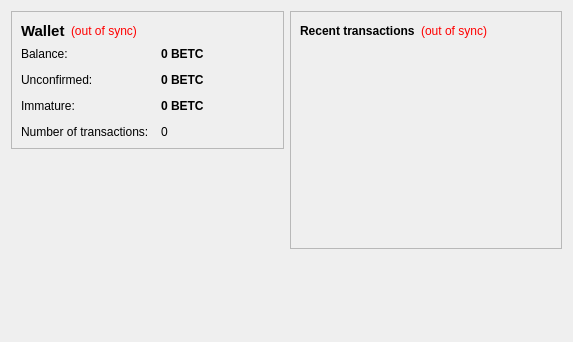
<?xml version="1.0" encoding="UTF-8"?>
<ui version="4.0">
 <class>OverviewPage</class>
 <widget class="QWidget" name="OverviewPage">
  <property name="geometry">
   <rect>
    <x>0</x>
    <y>0</y>
    <width>573</width>
    <height>342</height>
   </rect>
  </property>
  <property name="windowTitle">
   <string>Form</string>
  </property>
  <layout class="QHBoxLayout" name="horizontalLayout" stretch="1,1">
   <item>
    <layout class="QVBoxLayout" name="verticalLayout_2">
     <item>
      <widget class="QFrame" name="frame">
       <property name="frameShape">
        <enum>QFrame::StyledPanel</enum>
       </property>
       <property name="frameShadow">
        <enum>QFrame::Raised</enum>
       </property>
       <layout class="QVBoxLayout" name="verticalLayout_4">
        <item>
         <layout class="QHBoxLayout" name="horizontalLayout_4">
          <item>
           <widget class="QLabel" name="label_5">
            <property name="font">
             <font>
              <pointsize>11</pointsize>
              <weight>75</weight>
              <bold>true</bold>
             </font>
            </property>
            <property name="text">
             <string>Wallet</string>
            </property>
           </widget>
          </item>
          <item>
           <widget class="QLabel" name="labelWalletStatus">
            <property name="toolTip">
             <string>The displayed information may be out of date. Your wallet automatically synchronizes with the BetCoin network after a connection is established, but this process has not completed yet.</string>
            </property>
            <property name="styleSheet">
             <string notr="true">QLabel { color: red; }</string>
            </property>
            <property name="text">
             <string notr="true">(out of sync)</string>
            </property>
            <property name="alignment">
             <set>Qt::AlignLeading|Qt::AlignLeft|Qt::AlignVCenter</set>
            </property>
           </widget>
          </item>
          <item>
           <spacer name="horizontalSpacer_2">
            <property name="orientation">
             <enum>Qt::Horizontal</enum>
            </property>
            <property name="sizeHint" stdset="0">
             <size>
              <width>40</width>
              <height>20</height>
             </size>
            </property>
           </spacer>
          </item>
         </layout>
        </item>
        <item>
         <layout class="QFormLayout" name="formLayout_2">
          <property name="fieldGrowthPolicy">
           <enum>QFormLayout::AllNonFixedFieldsGrow</enum>
          </property>
          <property name="horizontalSpacing">
           <number>12</number>
          </property>
          <property name="verticalSpacing">
           <number>12</number>
          </property>
          <item row="0" column="0">
           <widget class="QLabel" name="label">
            <property name="text">
             <string>Balance:</string>
            </property>
           </widget>
          </item>
          <item row="0" column="1">
           <widget class="QLabel" name="labelBalance">
            <property name="font">
             <font>
              <weight>75</weight>
              <bold>true</bold>
             </font>
            </property>
            <property name="cursor">
             <cursorShape>IBeamCursor</cursorShape>
            </property>
            <property name="toolTip">
             <string>Your current balance</string>
            </property>
            <property name="text">
             <string notr="true">0 BETC</string>
            </property>
            <property name="textInteractionFlags">
             <set>Qt::LinksAccessibleByMouse|Qt::TextSelectableByKeyboard|Qt::TextSelectableByMouse</set>
            </property>
           </widget>
          </item>
          <item row="1" column="0">
           <widget class="QLabel" name="label_3">
            <property name="text">
             <string>Unconfirmed:</string>
            </property>
           </widget>
          </item>
          <item row="1" column="1">
           <widget class="QLabel" name="labelUnconfirmed">
            <property name="font">
             <font>
              <weight>75</weight>
              <bold>true</bold>
             </font>
            </property>
            <property name="cursor">
             <cursorShape>IBeamCursor</cursorShape>
            </property>
            <property name="toolTip">
             <string>Total of transactions that have yet to be confirmed, and do not yet count toward the current balance</string>
            </property>
            <property name="text">
             <string notr="true">0 BETC</string>
            </property>
            <property name="textInteractionFlags">
             <set>Qt::LinksAccessibleByMouse|Qt::TextSelectableByKeyboard|Qt::TextSelectableByMouse</set>
            </property>
           </widget>
          </item>
          <item row="3" column="0">
           <widget class="QLabel" name="label_2">
            <property name="text">
             <string>Number of transactions:</string>
            </property>
           </widget>
          </item>
          <item row="3" column="1">
           <widget class="QLabel" name="labelNumTransactions">
            <property name="toolTip">
             <string>Total number of transactions in wallet</string>
            </property>
            <property name="text">
             <string notr="true">0</string>
            </property>
           </widget>
          </item>
          <item row="2" column="0">
           <widget class="QLabel" name="labelImmatureText">
            <property name="text">
             <string>Immature:</string>
            </property>
           </widget>
          </item>
          <item row="2" column="1">
           <widget class="QLabel" name="labelImmature">
            <property name="font">
             <font>
              <weight>75</weight>
              <bold>true</bold>
             </font>
            </property>
            <property name="toolTip">
             <string>Mined balance that has not yet matured</string>
            </property>
            <property name="text">
             <string notr="true">0 BETC</string>
            </property>
            <property name="textInteractionFlags">
             <set>Qt::LinksAccessibleByMouse|Qt::TextSelectableByKeyboard|Qt::TextSelectableByMouse</set>
            </property>
           </widget>
          </item>
         </layout>
        </item>
       </layout>
      </widget>
     </item>
     <item>
      <spacer name="verticalSpacer">
       <property name="orientation">
        <enum>Qt::Vertical</enum>
       </property>
       <property name="sizeHint" stdset="0">
        <size>
         <width>20</width>
         <height>40</height>
        </size>
       </property>
      </spacer>
     </item>
    </layout>
   </item>
   <item>
    <layout class="QVBoxLayout" name="verticalLayout_3">
     <item>
      <widget class="QFrame" name="frame_2">
       <property name="frameShape">
        <enum>QFrame::StyledPanel</enum>
       </property>
       <property name="frameShadow">
        <enum>QFrame::Raised</enum>
       </property>
       <layout class="QVBoxLayout" name="verticalLayout">
        <item>
         <layout class="QHBoxLayout" name="horizontalLayout_2">
          <item>
           <widget class="QLabel" name="label_4">
            <property name="text">
             <string>&lt;b&gt;Recent transactions&lt;/b&gt;</string>
            </property>
           </widget>
          </item>
          <item>
           <widget class="QLabel" name="labelTransactionsStatus">
            <property name="toolTip">
             <string>The displayed information may be out of date. Your wallet automatically synchronizes with the BetCoin network after a connection is established, but this process has not completed yet.</string>
            </property>
            <property name="styleSheet">
             <string notr="true">QLabel { color: red; }</string>
            </property>
            <property name="text">
             <string notr="true">(out of sync)</string>
            </property>
            <property name="alignment">
             <set>Qt::AlignRight|Qt::AlignTrailing|Qt::AlignVCenter</set>
            </property>
           </widget>
          </item>
          <item>
           <spacer name="horizontalSpacer">
            <property name="orientation">
             <enum>Qt::Horizontal</enum>
            </property>
            <property name="sizeHint" stdset="0">
             <size>
              <width>40</width>
              <height>20</height>
             </size>
            </property>
           </spacer>
          </item>
         </layout>
        </item>
        <item>
         <widget class="QListView" name="listTransactions">
          <property name="styleSheet">
           <string notr="true">QListView { background: transparent; }</string>
          </property>
          <property name="frameShape">
           <enum>QFrame::NoFrame</enum>
          </property>
          <property name="verticalScrollBarPolicy">
           <enum>Qt::ScrollBarAlwaysOff</enum>
          </property>
          <property name="horizontalScrollBarPolicy">
           <enum>Qt::ScrollBarAlwaysOff</enum>
          </property>
          <property name="selectionMode">
           <enum>QAbstractItemView::NoSelection</enum>
          </property>
         </widget>
        </item>
       </layout>
      </widget>
     </item>
     <item>
      <spacer name="verticalSpacer_2">
       <property name="orientation">
        <enum>Qt::Vertical</enum>
       </property>
       <property name="sizeHint" stdset="0">
        <size>
         <width>20</width>
         <height>40</height>
        </size>
       </property>
      </spacer>
     </item>
    </layout>
   </item>
  </layout>
 </widget>
 <resources/>
 <connections/>
</ui>
